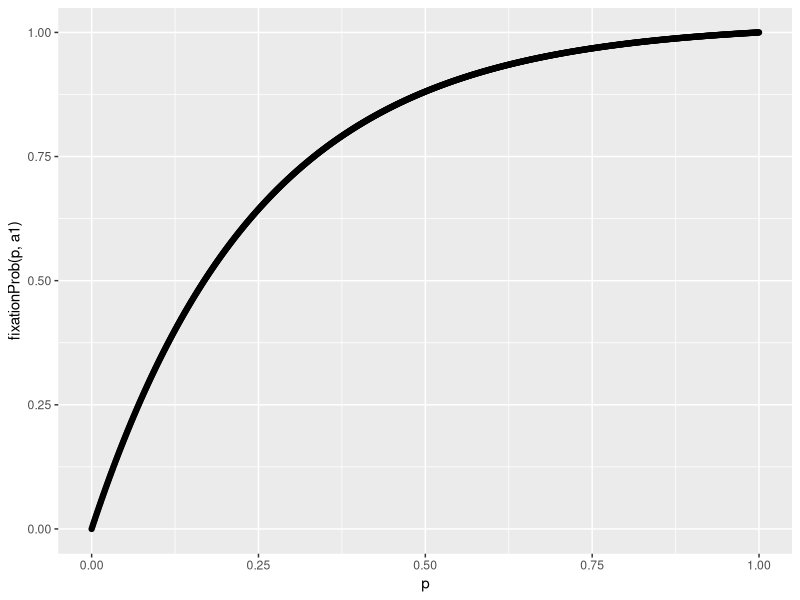
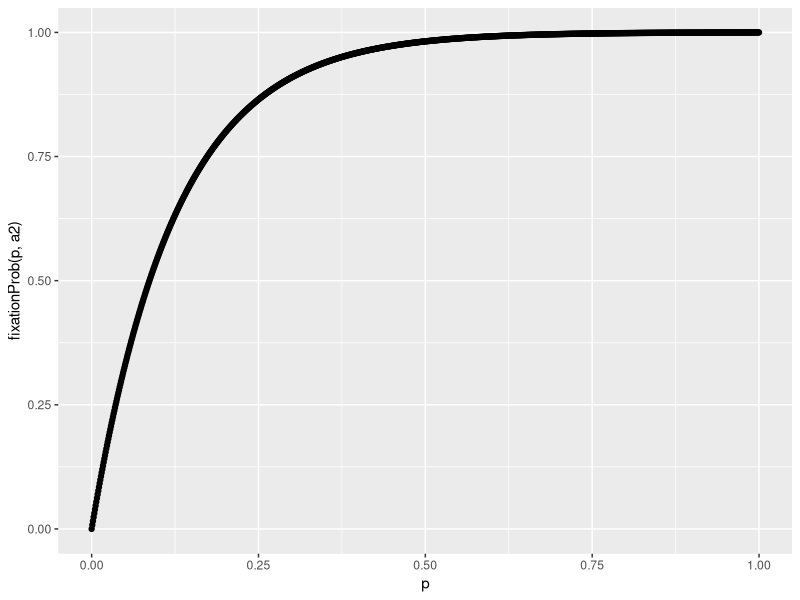
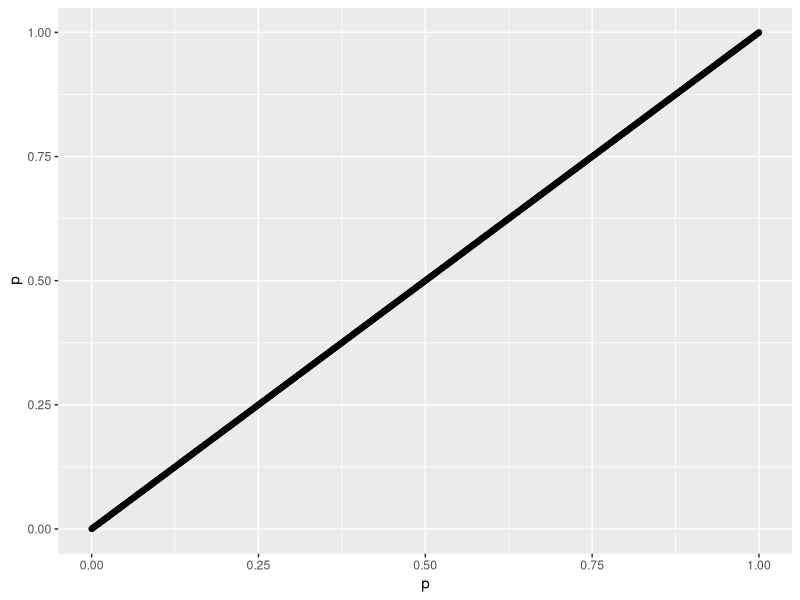
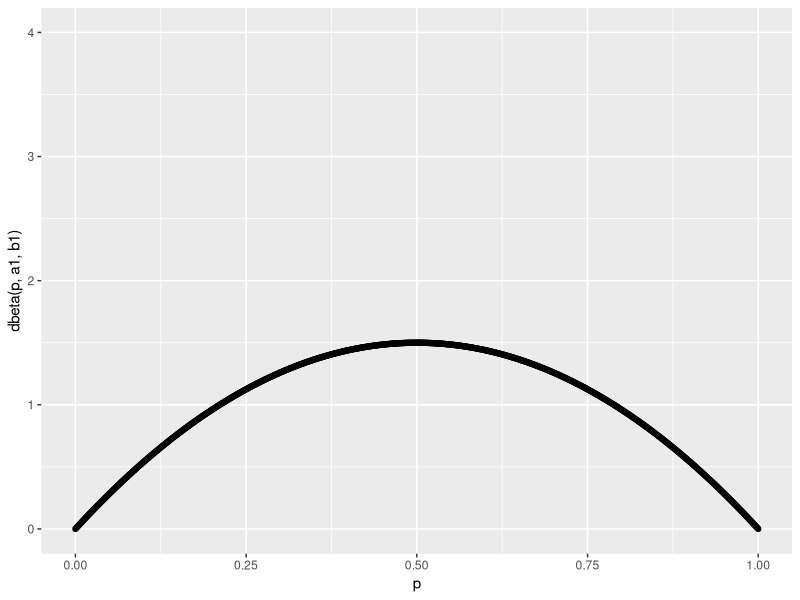
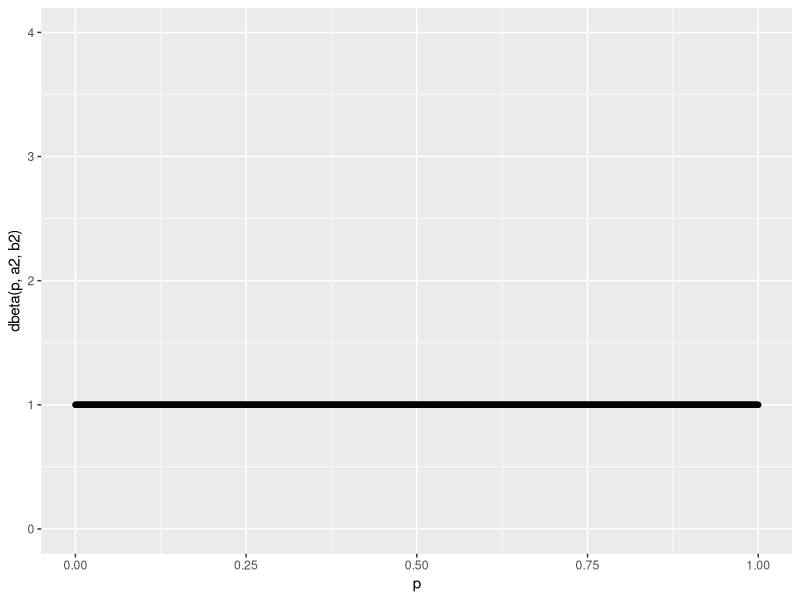
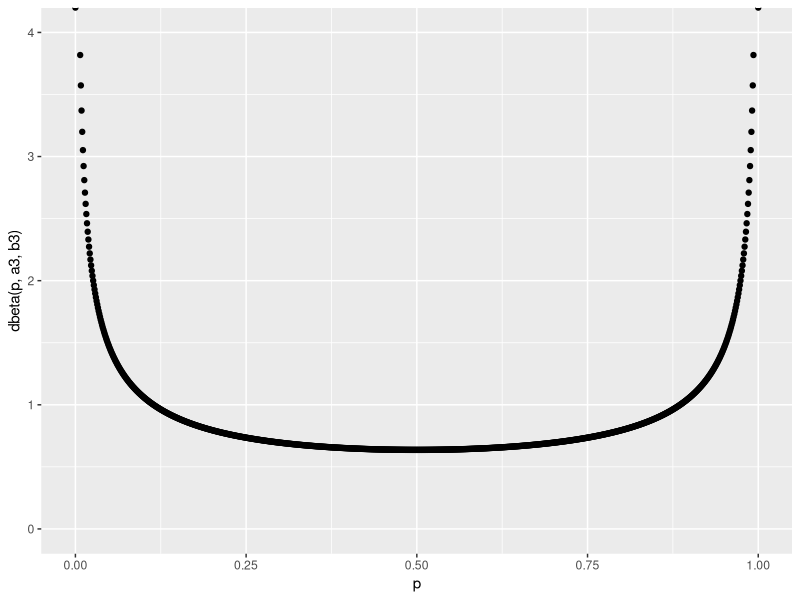
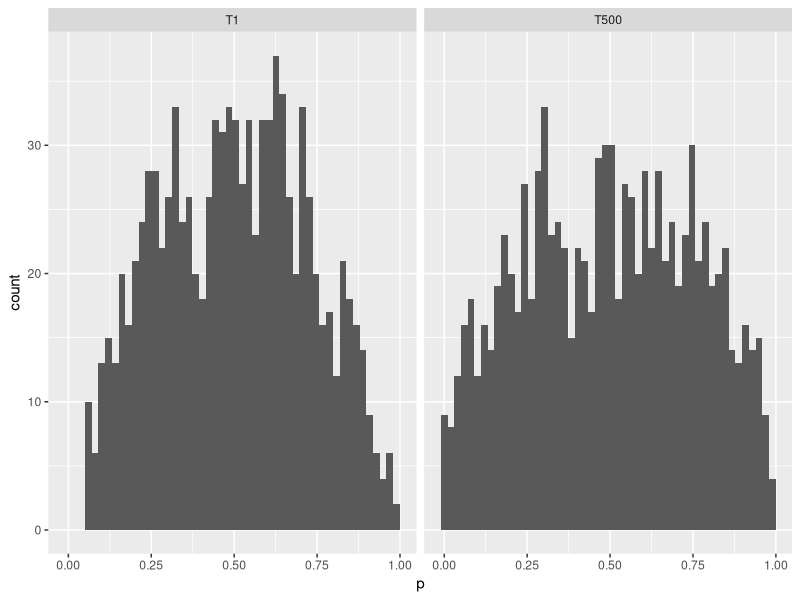
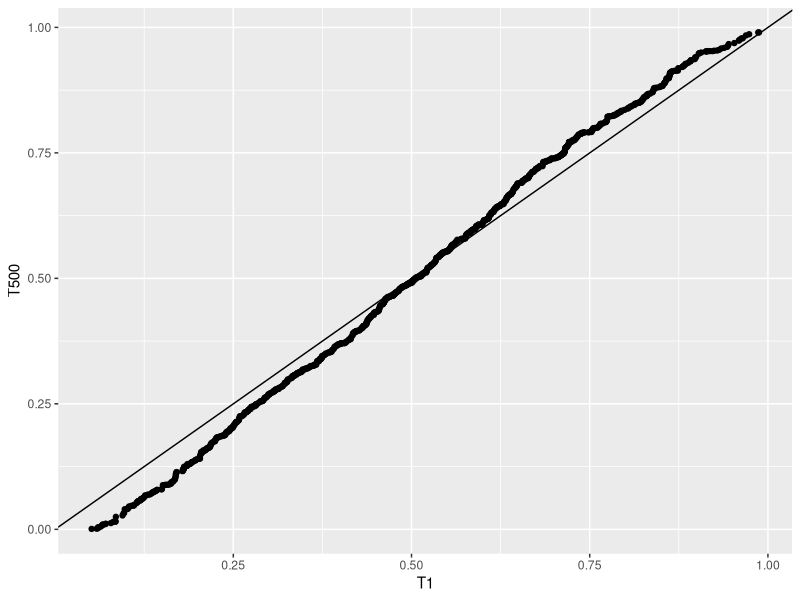

The R script that drew these images, in order:
## ---- chunk 1
library(ggplot2)
library(dplyr)
library(tidyr)

set.seed(10)
## ---- chunk 2
getNextGenSelection <- function(p, popsize, s) {
  psi <- (1+s)*p/(s*p+1) # adjust p by selection coefficent
  return(rbinom(length(p), popsize, psi)/popsize)
}

makeWFSelection <- function(p, s, ngenerations, popsize, reps) {
  pop <- matrix(0, nrow=reps, ncol=ngenerations)
  pop[,1] <- rep(p, reps)

  for (i in 2:ngenerations) {
    pop[,i] <- getNextGenSelection(pop[,i-1], popsize, s)
  }
  return(pop)
}
## ---- chunk 3
N <- 2000
reps <- 1000
ngenerations <- 20000
s1 <- .0005
s2 <- .001
p <- .2
## ---- chunk 4
# simulate populations
wfpop1 <- makeWFSelection(p, s1, ngenerations, 2*N, reps)
wfpop2 <- makeWFSelection(p, s2, ngenerations, 2*N, reps)
## ---- chunk 5
mean(wfpop1[,ngenerations] == 1)
mean(wfpop2[,ngenerations] == 1)
## ---- chunk 6
fixationProb <- function(x, a) {
  return( (1-exp(-2*a*x))/(1-exp(-2*a)) )
}
## ---- chunk 7
N <- 2000
s1 <- .0005
s2 <- .001

a1 <- 2*N*s1
a2 <- 2*N*s2
p <- seq(0,1,.001)
## ---- chunk 8
qplot(p, fixationProb(p, a1))
qplot(p, fixationProb(p, a2))
qplot(p, p)
## ---- chunk 9
fixationProb(.2, a1)
fixationProb(.2, a2)
## ---- chunk 10
N <- 2500
u1 <- .0002
v1 <- .0002
u2 <- .0001
v2 <- .0001
u3 <- .00005
v3 <- .00005

p <- seq(0,1,.001)
## ---- chunk 11
a1 <- 4*N*u1
b1 <- 4*N*v1
qplot(p, dbeta(p, a1, b1), ylim=c(0,4))

a2 <- 4*N*u2
b2 <- 4*N*v2
qplot(p, dbeta(p, a2, b2), ylim=c(0,4))

a3 <- 4*N*u3
b3 <- 4*N*v3
qplot(p, dbeta(p, a3, b3), ylim=c(0,4))
## ---- chunk 12
getNextGenMutation <- function(p, popsize, u, v) {
  psi <- p - p*u + (1-p)*v # adjust p by mutation rate
  return(rbinom(length(p), popsize, psi)/popsize)
}

makeWFMutation <- function(p, u, v, ngenerations, popsize, reps) {
  pop <- matrix(0, nrow=reps, ncol=ngenerations)
  a <- 4*popsize*u
  b <- 4*popsize*v
  pop[,1] <- rbeta(reps, a, b)

  for (i in 2:ngenerations) {
    pop[,i] <- getNextGenMutation(pop[,i-1], popsize, u, v)
  }
  return(pop)
}
## ---- chunk 13
ngenerations <- 500
reps <- 1000

wf_m1 <- makeWFMutation(p, u1, v1, ngenerations, N, reps)
wf_m2 <- makeWFMutation(p, u2, v2, ngenerations, N, reps)
wf_m3 <- makeWFMutation(p, u3, v3, ngenerations, N, reps)
## ---- chunk 14
header <- paste('T', seq(1,ngenerations), sep='')

colnames(wf_m1) <- header
wf_m1 <- tbl_df(wf_m1)

colnames(wf_m2) <- header
wf_m2 <- tbl_df(wf_m2)

colnames(wf_m3) <- header
wf_m3 <- tbl_df(wf_m3)
## ---- chunk 15
wf_m1 %>% select(T1, T500) %>%
  gather(Generation, p) %>%
  ggplot() + aes(x=p) + facet_grid(.~Generation) + geom_histogram(bins=50)

wf_m1 %>% select(T1, T500) %>%
  ggplot() + aes(x=sort(T1), y=sort(T500)) + geom_point() +
  geom_abline(intercept=0, slope=1) + xlab("T1") + ylab("T500")

wf_m2 %>% select(T1, T500) %>%
  gather(Generation, p) %>%
  ggplot() + aes(x=p) + facet_grid(.~Generation) + geom_histogram(bins=50)

wf_m2 %>% select(T1, T500) %>%
  ggplot() + aes(x=sort(T1), y=sort(T500)) + geom_point() +
  geom_abline(intercept=0, slope=1) + xlab("T1") + ylab("T500")

wf_m3 %>% select(T1, T500) %>%
  gather(Generation, p) %>%
  ggplot() + aes(x=p) + facet_grid(.~Generation) + geom_histogram(bins=50)

wf_m3 %>% select(T1, T500) %>%
  ggplot() + aes(x=sort(T1), y=sort(T500)) + geom_point() +
  geom_abline(intercept=0, slope=1) + xlab("T1") + ylab("T500")
